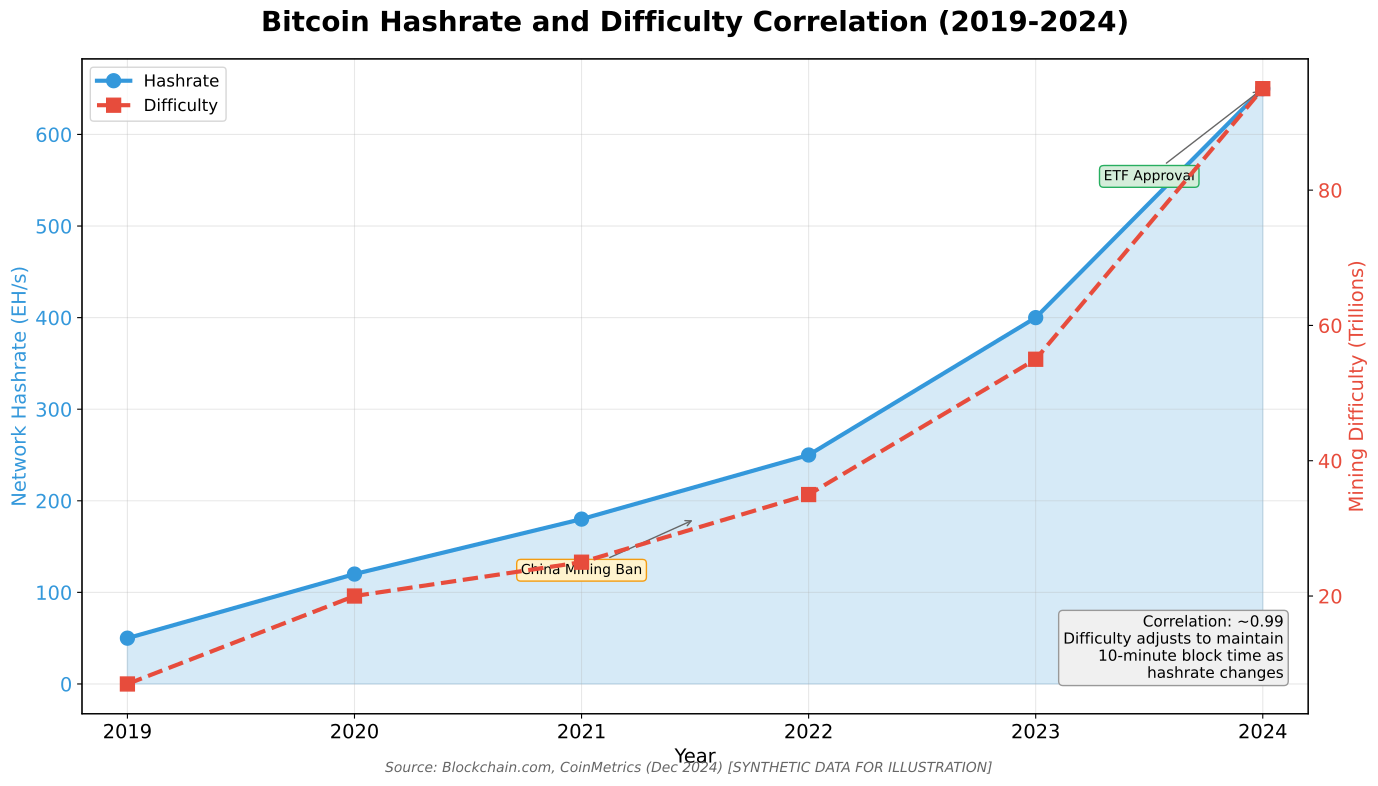

This chart was generated by the following Python code:
"""
Hashrate vs Difficulty
Shows the relationship between network hashrate and mining difficulty

Output: hashrate_vs_difficulty.pdf
Module: module_02_blockchain
Lesson: 14 - Hashing
"""

from pathlib import Path
import matplotlib.pyplot as plt
import numpy as np

CHART_METADATA = {
    'title': 'Hashrate vs Difficulty',
    'module': 'module_02_blockchain',
    'lesson': 14,
    'url': 'https://github.com/Digital-AI-Finance/digital-finance/tree/main/module_02_blockchain/figures/hashrate_vs_difficulty'
}

plt.rcParams.update({
    'font.size': 14,
    'axes.labelsize': 14,
})

def create_chart():
    """Create hashrate vs difficulty chart"""
    fig, ax1 = plt.subplots(figsize=(14, 8))

    # Generate synthetic data (based on real Bitcoin trends 2019-2024)
    years = np.array([2019, 2020, 2021, 2022, 2023, 2024])
    # Hashrate in EH/s (exahashes per second)
    hashrate = np.array([50, 120, 180, 250, 400, 650])
    # Difficulty in trillions
    difficulty = np.array([7, 20, 25, 35, 55, 95])

    color1 = '#3498DB'
    ax1.set_xlabel('Year', fontsize=14)
    ax1.set_ylabel('Network Hashrate (EH/s)', color=color1, fontsize=14)
    line1 = ax1.plot(years, hashrate, color=color1, marker='o', linewidth=3, markersize=10, label='Hashrate')
    ax1.tick_params(axis='y', labelcolor=color1)
    ax1.fill_between(years, hashrate, alpha=0.2, color=color1)

    ax2 = ax1.twinx()
    color2 = '#E74C3C'
    ax2.set_ylabel('Mining Difficulty (Trillions)', color=color2, fontsize=14)
    line2 = ax2.plot(years, difficulty, color=color2, marker='s', linewidth=3, markersize=10, linestyle='--', label='Difficulty')
    ax2.tick_params(axis='y', labelcolor=color2)

    # Title
    ax1.set_title('Bitcoin Hashrate and Difficulty Correlation (2019-2024)', fontsize=20, fontweight='bold', pad=20)

    # Combined legend
    lines = line1 + line2
    labels = [l.get_label() for l in lines]
    ax1.legend(lines, labels, loc='upper left', fontsize=12)

    # Correlation note
    ax1.text(0.98, 0.05, 'Correlation: ~0.99\nDifficulty adjusts to maintain\n10-minute block time as\nhashrate changes',
            transform=ax1.transAxes, fontsize=11, ha='right', va='bottom',
            bbox=dict(boxstyle='round', facecolor='#F0F0F0', edgecolor='#999'))

    # Key events
    ax1.annotate('China Mining Ban', xy=(2021.5, 180), xytext=(2021, 120),
                fontsize=10, ha='center',
                arrowprops=dict(arrowstyle='->', color='#666'),
                bbox=dict(boxstyle='round', facecolor='#FFF3CD', edgecolor='#F39C12'))

    ax1.annotate('ETF Approval', xy=(2024, 650), xytext=(2023.5, 550),
                fontsize=10, ha='center',
                arrowprops=dict(arrowstyle='->', color='#666'),
                bbox=dict(boxstyle='round', facecolor='#D4EDDA', edgecolor='#27AE60'))

    ax1.grid(True, alpha=0.3)
    ax1.set_xlim(2018.8, 2024.2)

    # Source
    fig.text(0.5, 0.02, 'Source: Blockchain.com, CoinMetrics (Dec 2024) [SYNTHETIC DATA FOR ILLUSTRATION]',
            fontsize=10, ha='center', style='italic', color='#666666')

    plt.tight_layout()

    output_path = Path(__file__).parent / 'hashrate_vs_difficulty.pdf'
    plt.savefig(output_path, format='pdf', dpi=300, bbox_inches='tight')
    plt.close()
    print(f"Chart saved to: {output_path}")
    return output_path

if __name__ == '__main__':
    create_chart()
